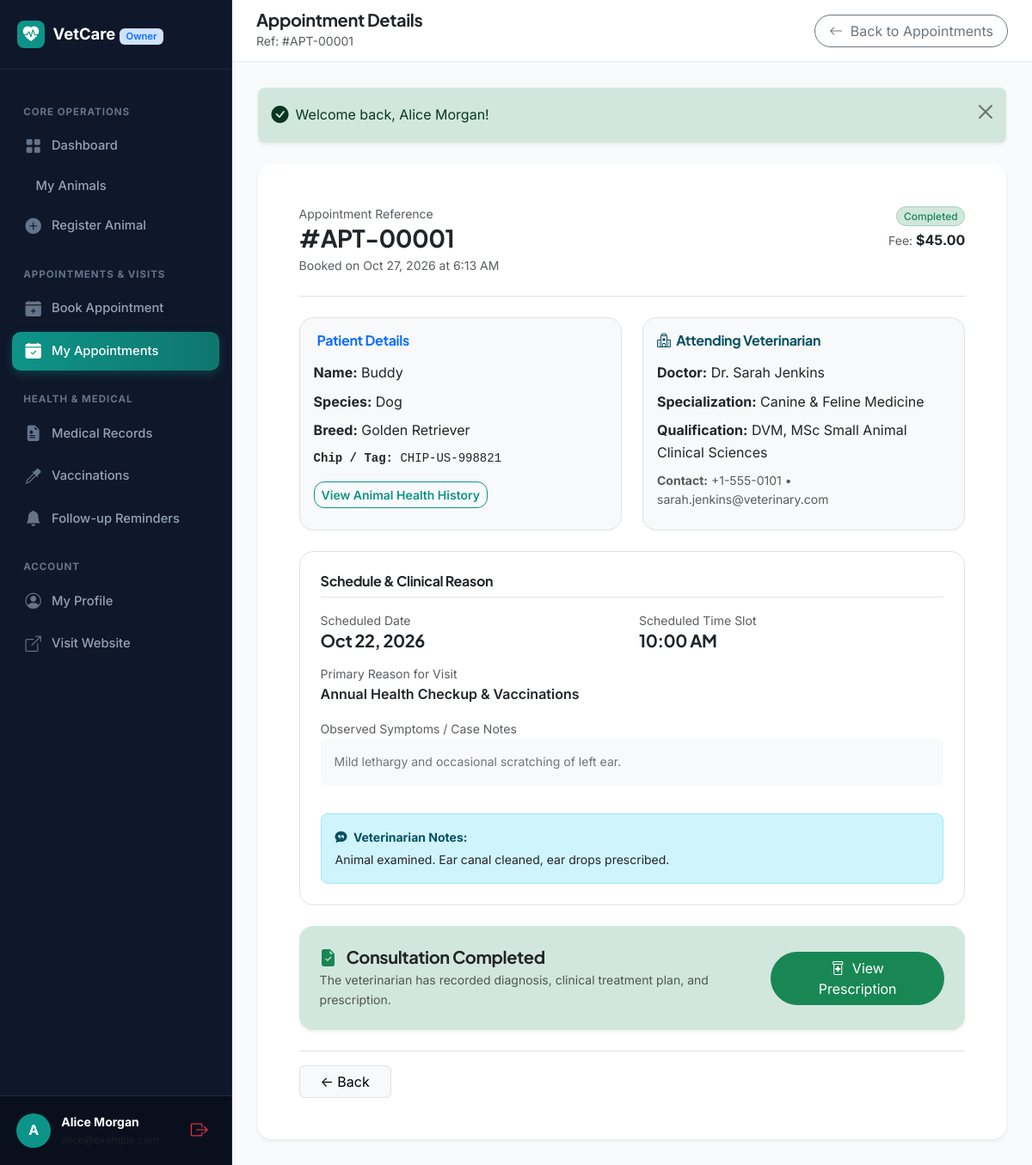
The app's page /owner/appointment_view.php?id=1 (signed in) with its own data.
### tables this page shows
CREATE TABLE `appointments` (
  `id` INT AUTO_INCREMENT PRIMARY KEY,
  `owner_id` INT NOT NULL,
  `veterinarian_id` INT NOT NULL,
  `animal_id` INT NOT NULL,
  `appointment_date` DATE NOT NULL,
  `appointment_time` TIME NOT NULL,
  `reason` VARCHAR(255) NOT NULL,
  `symptoms` TEXT NOT NULL,
  `appointment_status` ENUM('pending', 'scheduled', 'completed', 'cancelled', 'rejected') NOT NULL DEFAULT 'pending',
  `veterinarian_notes` TEXT NULL,
  `created_at` TIMESTAMP DEFAULT CURRENT_TIMESTAMP,
  `updated_at` TIMESTAMP DEFAULT CURRENT_TIMESTAMP ON UPDATE CURRENT_TIMESTAMP,
  CONSTRAINT `fk_app_owner` FOREIGN KEY (`owner_id`) REFERENCES `users` (`id`) ON DELETE CASCADE,
  CONSTRAINT `fk_app_vet` FOREIGN KEY (`veterinarian_id`) REFERENCES `users` (`id`) ON DELETE CASCADE,
  CONSTRAINT `fk_app_animal` FOREIGN KEY (`animal_id`) REFERENCES `animals` (`id`) ON DELETE CASCADE,
  INDEX `idx_app_date_time` (`veterinarian_id`, `appointment_date`, `appointment_time`),
  INDEX `idx_app_status` (`appointment_status`)
);

CREATE TABLE `veterinarian_profiles` (
  `id` INT AUTO_INCREMENT PRIMARY KEY,
  `user_id` INT NOT NULL UNIQUE,
  `qualification` VARCHAR(150) NOT NULL,
  `specialization` VARCHAR(150) NOT NULL,
  `license_number` VARCHAR(100) NOT NULL UNIQUE,
  `experience_years` INT NOT NULL DEFAULT 0,
  `bio` TEXT NULL,
  `consultation_fee` DECIMAL(10,2) NOT NULL DEFAULT 0.00,
  `approval_status` ENUM('pending', 'approved', 'rejected') NOT NULL DEFAULT 'pending',
  `created_at` TIMESTAMP DEFAULT CURRENT_TIMESTAMP,
  `updated_at` TIMESTAMP DEFAULT CURRENT_TIMESTAMP ON UPDATE CURRENT_TIMESTAMP,
  CONSTRAINT `fk_vet_user` FOREIGN KEY (`user_id`) REFERENCES `users` (`id`) ON DELETE CASCADE
);

CREATE TABLE `animals` (
  `id` INT AUTO_INCREMENT PRIMARY KEY,
  `owner_id` INT NOT NULL,
  `animal_name` VARCHAR(100) NOT NULL,
  `species` VARCHAR(50) NOT NULL,
  `breed` VARCHAR(100) NULL,
  `gender` ENUM('male', 'female', 'unknown') NOT NULL DEFAULT 'unknown',
  `date_of_birth` DATE NULL,
  `age_years` INT NULL,
  `weight` DECIMAL(6,2) NULL,
  `color` VARCHAR(50) NULL,
  `identification_number` VARCHAR(100) NULL,
  `photo_path` VARCHAR(255) NULL,
  `allergies` TEXT NULL,
  `notes` TEXT NULL,
  `created_at` TIMESTAMP DEFAULT CURRENT_TIMESTAMP,
  `updated_at` TIMESTAMP DEFAULT CURRENT_TIMESTAMP ON UPDATE CURRENT_TIMESTAMP,
  CONSTRAINT `fk_animal_owner` FOREIGN KEY (`owner_id`) REFERENCES `users` (`id`) ON DELETE CASCADE,
  INDEX `idx_animal_species` (`species`),
  INDEX `idx_animal_owner` (`owner_id`)
);

CREATE TABLE `users` (
  `id` INT AUTO_INCREMENT PRIMARY KEY,
  `full_name` VARCHAR(100) NOT NULL,
  `email` VARCHAR(150) NOT NULL UNIQUE,
  `phone` VARCHAR(30) NOT NULL,
  `password_hash` VARCHAR(255) NOT NULL,
  `role` ENUM('owner', 'veterinarian', 'admin') NOT NULL,
  `account_status` ENUM('active', 'inactive', 'suspended', 'pending') NOT NULL DEFAULT 'active',
  `created_at` TIMESTAMP DEFAULT CURRENT_TIMESTAMP,
  `updated_at` TIMESTAMP DEFAULT CURRENT_TIMESTAMP ON UPDATE CURRENT_TIMESTAMP,
  INDEX `idx_role` (`role`),
  INDEX `idx_status` (`account_status`)
);

### owner/appointment_view.php (the view, shortened to what this page needs)
<?php
require_once __DIR__ . '/../includes/init.php';
$appointmentId = (int)($_GET['id'] ?? 0);
$ownerId = (int)current_user()['id'];
$stmt = $pdo->prepare("
    SELECT app.*,
           a.animal_name, a.species, a.breed, a.identification_number,
           u.full_name AS vet_name, u.email AS vet_email, u.phone AS vet_phone,
           vp.qualification, vp.specialization, vp.consultation_fee,
           (SELECT id FROM medical_records mr WHERE mr.appointment_id = app.id LIMIT 1) AS medical_record_id
    FROM appointments app
    JOIN animals a ON a.id = app.animal_id
    JOIN users u ON u.id = app.veterinarian_id
    JOIN veterinarian_profiles vp ON vp.user_id = u.id
    WHERE app.id = ? AND app.owner_id = ?
");
$stmt->execute([$appointmentId, $ownerId]);
$app = $stmt->fetch();
require_once __DIR__ . '/../includes/header.php';
?>
<div class="dashboard-layout">
    <?php require_once __DIR__ . '/../includes/owner_sidebar.php'; ?>
    <main class="dashboard-main">
        <header class="dashboard-topbar">
            <div class="d-flex align-items-center gap-3">
                <div>
                    <h5 class="fw-bold mb-0 text-dark">Appointment Details</h5>
                    <small class="text-muted">Ref: #APT-<?= str_pad($app['id'], 5, '0', STR_PAD_LEFT) ?></small>
                </div>
            </div>
            <div class="d-flex align-items-center gap-2">
                <a href="<?= url('owner/appointments.php') ?>" class="btn btn-outline-secondary rounded-pill px-3">
                    <i class="bi bi-arrow-left me-1"></i> Back to Appointments
                </a>
            </div>
        </header>
        <div class="dashboard-content-body">
            <?php require_once __DIR__ . '/../includes/alerts.php'; ?>
            <div class="card border-0 shadow-sm rounded-4 p-4 p-md-5 bg-white max-w-900 mx-auto">
                <div class="d-flex flex-wrap justify-content-between align-items-start border-bottom pb-4 mb-4 gap-3">
                    <div>
                        <span class="text-muted small d-block">Appointment Reference</span>
                        <h3 class="fw-bold text-dark mb-1">#APT-<?= str_pad($app['id'], 5, '0', STR_PAD_LEFT) ?></h3>
                        <div class="text-muted small">Booked on <?= format_date($app['created_at'], 'M j, Y \a\t g:i A') ?></div>
                    </div>
                    <div class="text-end">
                        <span class="d-block mb-1"><?= badge_status($app['appointment_status']) ?></span>
                        <span class="text-muted small">Fee: <strong class="text-dark fs-6">$<?= number_format((float)$app['consultation_fee'], 2) ?></strong></span>
                    </div>
                </div>
                <div class="row g-4 mb-4">
                    <div class="col-md-6">
                        <div class="p-3 rounded-4 bg-light h-100 border">
                            <h6 class="fw-bold text-primary mb-3"><i class="bi bi-shield-heart me-1"></i> Patient Details</h6>
                            <div class="mb-2"><strong>Name:</strong> <?= e($app['animal_name']) ?></div>
                            <div class="mb-2"><strong>Species:</strong> <?= e($app['species']) ?></div>
                            <div class="mb-2"><strong>Breed:</strong> <?= e($app['breed'] ?: 'Mixed / Unknown') ?></div>
                            <?php if (!empty($app['identification_number'])): ?>
                                <div class="mb-2 font-monospace small"><strong>Chip / Tag:</strong> <?= e($app['identification_number']) ?></div>
                            <?php endif; ?>
                            <a href="<?= url('owner/animal_view.php?id=' . $app['animal_id']) ?>" class="btn btn-sm btn-outline-primary mt-2">
                                View Animal Health History
                            </a>
                        </div>
                    </div>
                    <div class="col-md-6">
                        <div class="p-3 rounded-4 bg-light h-100 border">
                            <h6 class="fw-bold text-info-emphasis mb-3"><i class="bi bi-hospital me-1"></i> Attending Veterinarian</h6>
                            <div class="mb-2"><strong>Doctor:</strong> <?= e($app['vet_name']) ?></div>
                            <div class="mb-2"><strong>Specialization:</strong> <?= e($app['specialization']) ?></div>
                            <div class="mb-2"><strong>Qualification:</strong> <?= e($app['qualification']) ?></div>
                            <div class="mb-2 small text-muted"><strong>Contact:</strong> <?= e($app['vet_phone']) ?> &bull; <?= e($app['vet_email']) ?></div>
                        </div>
                    </div>
                </div>
                <div class="card border rounded-4 p-4 mb-4 bg-white">
                    <h6 class="fw-bold text-dark border-bottom pb-2 mb-3">Schedule & Clinical Reason</h6>
                    <div class="row g-3 mb-3">
                        <div class="col-sm-6">
                            <span class="text-muted small d-block">Scheduled Date</span>
                            <h5 class="fw-bold text-dark mb-0"><?= format_date($app['appointment_date']) ?></h5>
                        </div>
                        <div class="col-sm-6">
                            <span class="text-muted small d-block">Scheduled Time Slot</span>
                            <h5 class="fw-bold text-dark mb-0"><?= format_time($app['appointment_time']) ?></h5>
                        </div>
                    </div>
                    <div class="mb-3">
                        <span class="text-muted small d-block">Primary Reason for Visit</span>
                        <p class="fw-semibold text-dark mb-0"><?= e($app['reason']) ?></p>
                    </div>
                    <div class="mb-3">
                        <span class="text-muted small d-block">Observed Symptoms / Case Notes</span>
                        <p class="text-secondary small bg-light p-3 rounded-3 mb-0"><?= nl2br(e($app['symptoms'])) ?></p>
                    </div>
                    <?php if (!empty($app['veterinarian_notes'])): ?>
                        <div class="p-3 rounded-3 bg-info-subtle border border-info-subtle mt-3">
                            <strong class="text-info-emphasis small d-block mb-1"><i class="bi bi-chat-quote-fill me-1"></i> Veterinarian Notes:</strong>
                            <div class="small text-dark"><?= nl2br(e($app['veterinarian_notes'])) ?></div>
                        </div>
                    <?php endif; ?>
                </div>
                <?php if (!empty($app['medical_record_id'])): ?>
                    <div class="alert alert-success border-0 shadow-sm rounded-4 p-4 d-flex align-items-center justify-content-between mb-4">
                        <div>
                            <h5 class="fw-bold text-dark mb-1"><i class="bi bi-file-earmark-check-fill text-success me-2"></i> Consultation Completed</h5>
                            <p class="text-muted small mb-0">The veterinarian has recorded diagnosis, clinical treatment plan, and prescription.</p>
                        </div>
                        <a href="<?= url('owner/prescription_view.php?record_id=' . $app['medical_record_id']) ?>" class="btn btn-success rounded-pill px-4">
                            <i class="bi bi-prescription2 me-1"></i> View Prescription
                        </a>
                    </div>
                <?php endif; ?>
                <div class="d-flex justify-content-between align-items-center pt-3 border-top">
                    <a href="<?= url('owner/appointments.php') ?>" class="btn btn-light border px-4">
                        &larr; Back
                    </a>
                </div>
            </div>
        </div>
    </main>
</div>
<?php require_once __DIR__ . '/../includes/footer.php'; ?>

### includes/functions.php (shortened to what this page needs)
<?php
function e($value): string {
    return htmlspecialchars((string)($value ?? ''), ENT_QUOTES, 'UTF-8');
}
function url(string $path = ''): string {
    $path = ltrim($path, '/');
    return rtrim(BASE_URL, '/') . ($path !== '' ? '/' . $path : '');
}
function format_date(?string $date, string $format = 'M j, Y'): string {
    $timestamp = strtotime($date);
    return $timestamp ? date($format, $timestamp) : '—';
}
function format_time(?string $time): string {
    $timestamp = strtotime($time);
    return $timestamp ? date('g:i A', $timestamp) : '—';
}
function badge_status(string $status): string {
    $statusLower = strtolower(trim($status));
    $map = [
        'active'     => ['bg-success-subtle text-success border border-success-subtle', 'Active'],
        'approved'   => ['bg-success-subtle text-success border border-success-subtle', 'Approved'],
        'completed'  => ['bg-success-subtle text-success border border-success-subtle', 'Completed'],
        'scheduled'  => ['bg-primary-subtle text-primary border border-primary-subtle', 'Scheduled'],
        'pending'    => ['bg-warning-subtle text-warning-emphasis border border-warning-subtle', 'Pending Review'],
        'cancelled'  => ['bg-secondary-subtle text-secondary border border-secondary-subtle', 'Cancelled'],
        'rejected'   => ['bg-danger-subtle text-danger border border-danger-subtle', 'Rejected'],
        'inactive'   => ['bg-secondary-subtle text-secondary border border-secondary-subtle', 'Inactive'],
        'suspended'  => ['bg-danger-subtle text-danger border border-danger-subtle', 'Suspended'],
        'unread'     => ['bg-info-subtle text-info-emphasis border border-info-subtle', 'New Inbound'],
        'read'       => ['bg-light text-muted border', 'Read'],
        'replied'    => ['bg-success-subtle text-success border border-success-subtle', 'Replied']
    ];
    $classes = $map[$statusLower][0] ?? 'bg-light text-dark border';
    $label = $map[$statusLower][1] ?? ucfirst($statusLower);
    return '<span class="badge rounded-pill ' . $classes . ' px-2.5 py-1.5 fw-medium">' . e($label) . '</span>';
}

### assets/css/style.css (style rules this page uses)
:root { --primary: #0d9488; --primary-dark: #0f766e; --primary-light: #ccfbf1; --primary-subtle: #f0fdfa; --secondary: #0284c7; --accent: #10b981; --dark: #0f172a; --dark-muted: #475569; --light-bg: #f8fafc; --card-bg: #ffffff; --border-color: #e2e8f0; --border-focus: #0d9488; --font-heading: 'Plus Jakarta Sans', -apple-system, BlinkMacSystemFont, 'Segoe UI', Roboto, sans-serif; --font-body: 'Inter', -apple-system, BlinkMacSystemFont, 'Segoe UI', Roboto, sans-serif; --radius-sm: 8px; --radius-md: 12px; --radius-lg: 18px; --radius-pill: 9999px; --shadow-sm: 0 1px 3px rgba(15, 23, 42, 0.05); --shadow-md: 0 4px 18px -2px rgba(15, 23, 42, 0.06), 0 2px 6px -1px rgba(15, 23, 42, 0.03); --shadow-lg: 0 12px 30px -4px rgba(13, 148, 136, 0.12), 0 4px 12px -2px rgba(15, 23, 42, 0.04); }
body { font-family: var(--font-body); color: var(--dark); background-color: var(--light-bg); line-height: 1.6; overflow-x: hidden; }
h1, h2, h3, h4, h5, h6 { font-family: var(--font-heading); color: var(--dark); font-weight: 700; letter-spacing: -0.02em; }
a { color: var(--primary); text-decoration: none; transition: all 0.2s ease-in-out; }
.btn-outline-primary { color: var(--primary); border-color: var(--primary); font-weight: 600; border-radius: var(--radius-md); transition: all 0.25s ease; }

### assets/css/dashboard.css (style rules this page uses)
.dashboard-layout { display: flex; min-height: 100vh; background-color: #f8fafc; }
.dashboard-main { flex-grow: 1; display: flex; flex-direction: column; min-width: 0; }
.dashboard-topbar { height: 72px; background: #ffffff; border-bottom: 1px solid var(--border-color); padding: 0 1.75rem; display: flex; align-items: center; justify-content: space-between; position: sticky; top: 0; z-index: 1020; }
.dashboard-content-body { padding: 1.85rem; flex-grow: 1; }

### records on screen
appointments: id "00001", created_at "Oct 27, 2026 at 6:13 AM", appointment_status "Completed", veterinarian_profiles.consultation_fee "45.00", animal.animal_name "Buddy", animal.species "Dog", animal.breed "Golden Retriever", animal.identification_number "CHIP-US-998821", veterinarian.full_name "Dr. Sarah Jenkins", veterinarian_profiles.specialization "Canine & Feline Medicine", veterinarian_profiles.qualification "DVM, MSc Small Animal Clinical Sciences", veterinarian.phone "+1-555-0101", veterinarian.email "sarah.jenkins@veterinary.com", appointment_date "Oct 22, 2026", appointment_time "10:00 AM", reason "Annual Health Checkup & Vaccinations", symptoms "Mild lethargy and occasional scratching of left ear.", veterinarian_notes "Animal examined. Ear canal cleaned, ear drops prescribed."

### other values on screen
substr($user['full_name'] ?? 'U', 0, 1) "A"
$user['full_name'] "Alice Morgan"
$flash['message'] "Welcome back, Alice Morgan!"
